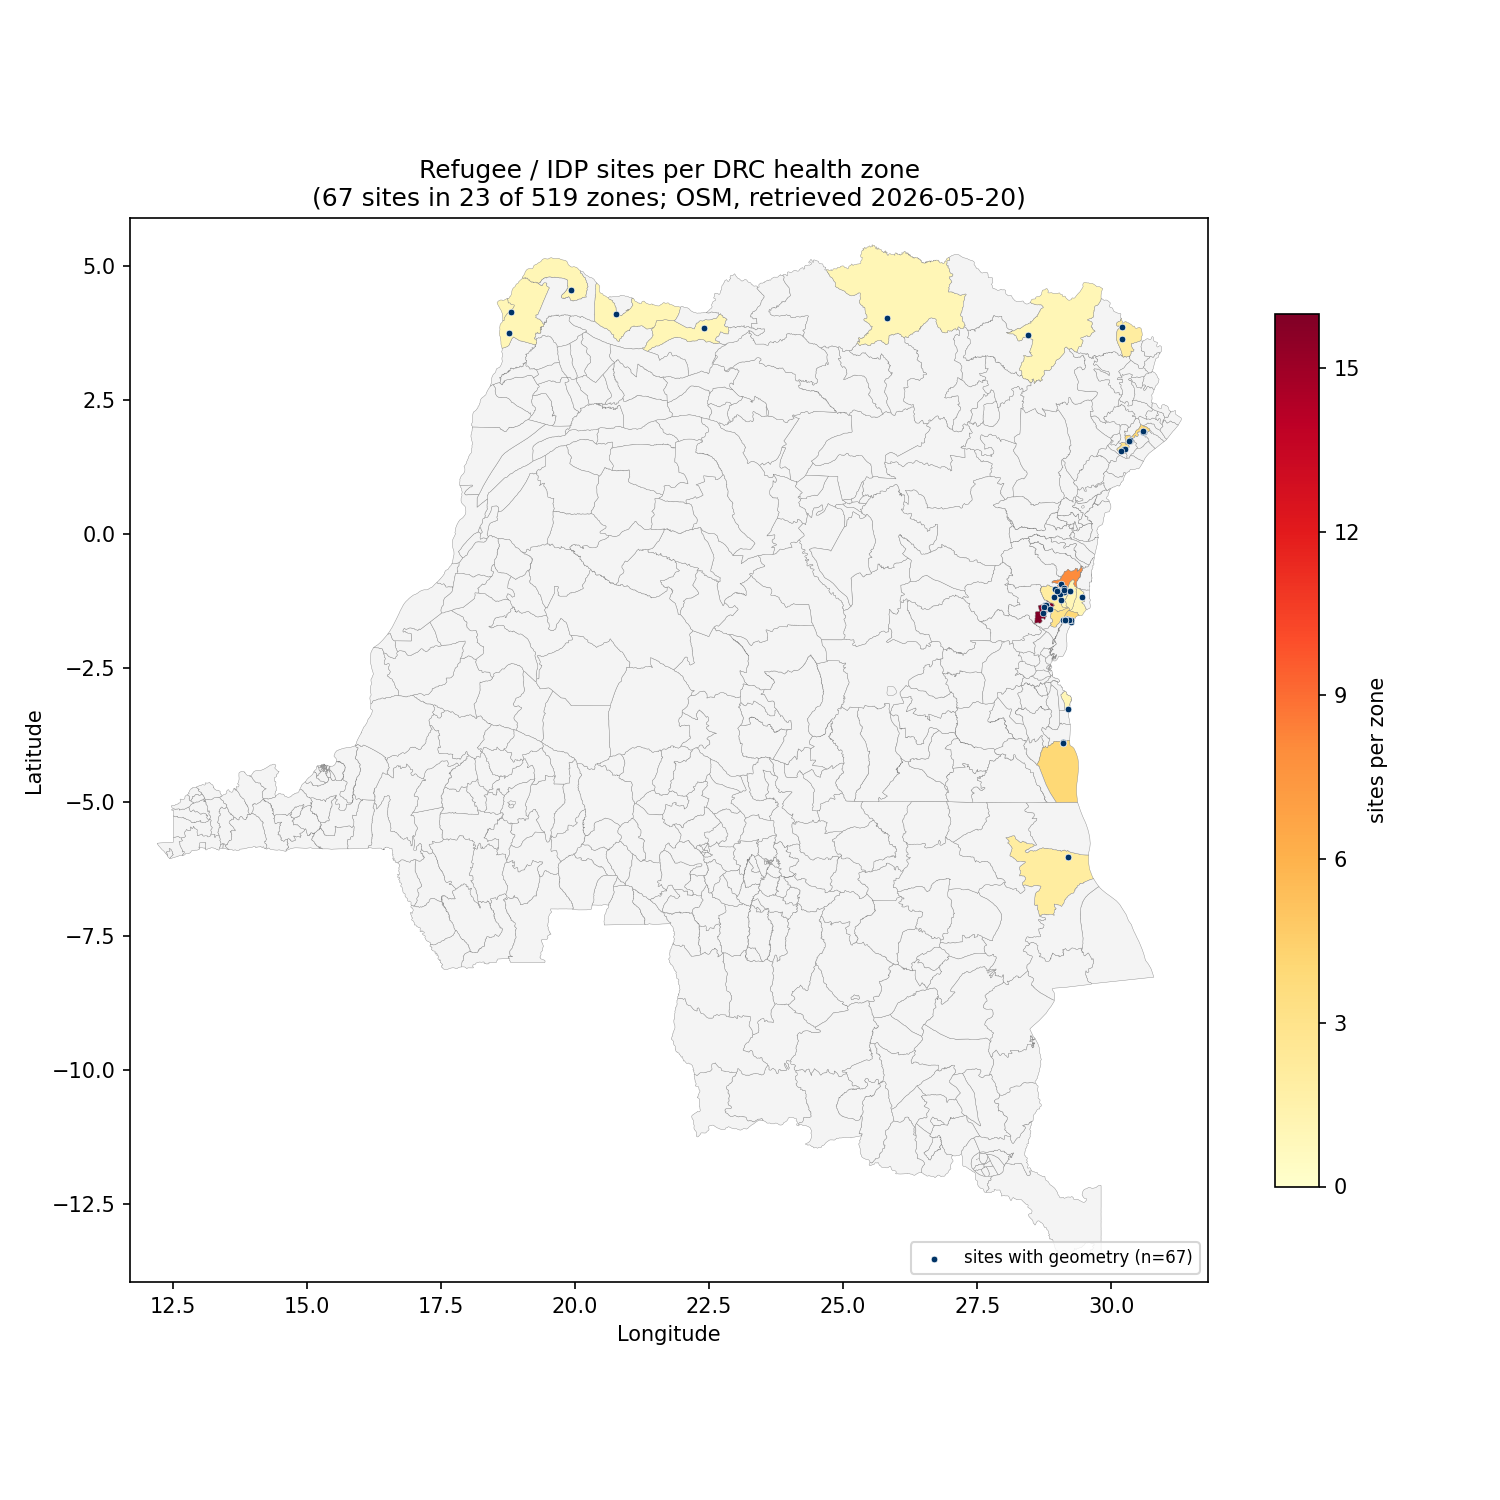

The Python source for this figure:
"""Render a choropleth of refugee/IDP sites per DRC health zone.

Reads:
  data/shapefiles/DRC_Health_zones.shp
  data/refugee_sites/processed/refugee_sites__sites__static.csv
  data/refugee_sites/raw/drc_refugee_sites.geojson   (for point overlay)

Writes:
  data/refugee_sites/map.png

Run from repo root:
    python data/refugee_sites/map.py
"""

from __future__ import annotations

import csv
import json
import sys
from pathlib import Path

REPO_ROOT = Path(__file__).resolve().parents[2]
sys.path.insert(0, str(REPO_ROOT))

import matplotlib.pyplot as plt  # noqa: E402
import shapefile  # pyshp  # noqa: E402
from matplotlib.colors import Normalize  # noqa: E402
from matplotlib.patches import Polygon as MplPolygon  # noqa: E402
from shapely.geometry import shape  # noqa: E402

from tools.lib.schema import SHAPEFILE, load_zones  # noqa: E402

HERE = Path(__file__).resolve().parent
PROCESSED_CSV = HERE / "processed" / "refugee_sites__sites__static.csv"
RAW_GEOJSON = HERE / "raw" / "drc_refugee_sites.geojson"
OUT_PNG = HERE / "map.png"


def _load_site_counts() -> dict[str, int]:
    counts: dict[str, int] = {}
    with PROCESSED_CSV.open(newline="", encoding="utf-8-sig") as f:
        for row in csv.DictReader(f):
            counts[row["nom"]] = int(row["sites"])
    return counts


def _load_site_points() -> list[tuple[float, float]]:
    with RAW_GEOJSON.open(encoding="utf-8") as f:
        fc = json.load(f)
    points: list[tuple[float, float]] = []
    for feat in fc.get("features", []):
        geom_raw = feat.get("geometry")
        if geom_raw is None:
            continue
        geom = shape(geom_raw)
        if not geom.is_valid:
            geom = geom.buffer(0)
        rep = geom if geom.geom_type == "Point" else geom.centroid
        points.append((rep.x, rep.y))
    return points


def _plot_polygon(ax, sh, facecolor, edgecolor="#888888", linewidth=0.2):
    # pyshp shapes can be multi-part: parts marks where each ring starts.
    parts = list(sh.parts) + [len(sh.points)]
    for i in range(len(parts) - 1):
        ring = sh.points[parts[i]:parts[i + 1]]
        if len(ring) < 3:
            continue
        ax.add_patch(MplPolygon(
            ring, closed=True,
            facecolor=facecolor, edgecolor=edgecolor, linewidth=linewidth,
        ))


def main() -> int:
    counts = _load_site_counts()
    points = _load_site_points()
    zones = load_zones()
    reader = shapefile.Reader(str(SHAPEFILE))
    shapes_ = reader.shapes()

    max_count = max(counts.values()) if counts else 1
    norm = Normalize(vmin=0, vmax=max_count)
    cmap = plt.get_cmap("YlOrRd")

    fig, ax = plt.subplots(figsize=(10, 10))
    for zone, sh in zip(zones, shapes_):
        n = counts.get(zone.canonical_nom, 0)
        face = "#f4f4f4" if n == 0 else cmap(norm(n))
        _plot_polygon(ax, sh, facecolor=face)

    if points:
        xs, ys = zip(*points)
        ax.scatter(
            xs, ys, s=10, c="#003366",
            edgecolors="white", linewidths=0.3, zorder=5,
            label=f"sites with geometry (n={len(points)})",
        )

    ax.set_aspect("equal")
    ax.set_xlabel("Longitude")
    ax.set_ylabel("Latitude")
    ax.set_title(
        "Refugee / IDP sites per DRC health zone\n"
        f"({sum(counts.values())} sites in {len(counts)} of {len(zones)} zones; "
        "OSM, retrieved 2026-05-20)"
    )

    sm = plt.cm.ScalarMappable(cmap=cmap, norm=norm)
    sm.set_array([])
    cbar = fig.colorbar(sm, ax=ax, shrink=0.6, label="sites per zone")
    cbar.set_ticks(range(0, max_count + 1, max(1, max_count // 5)))

    ax.legend(loc="lower right", fontsize=8, frameon=True)

    # Tight bounds around shapefile.
    all_xs = [p[0] for sh in shapes_ for p in sh.points]
    all_ys = [p[1] for sh in shapes_ for p in sh.points]
    pad = 0.5
    ax.set_xlim(min(all_xs) - pad, max(all_xs) + pad)
    ax.set_ylim(min(all_ys) - pad, max(all_ys) + pad)

    fig.tight_layout()
    fig.savefig(OUT_PNG, dpi=150)
    print(f"wrote {OUT_PNG.relative_to(REPO_ROOT)}")
    return 0


if __name__ == "__main__":
    sys.exit(main())
